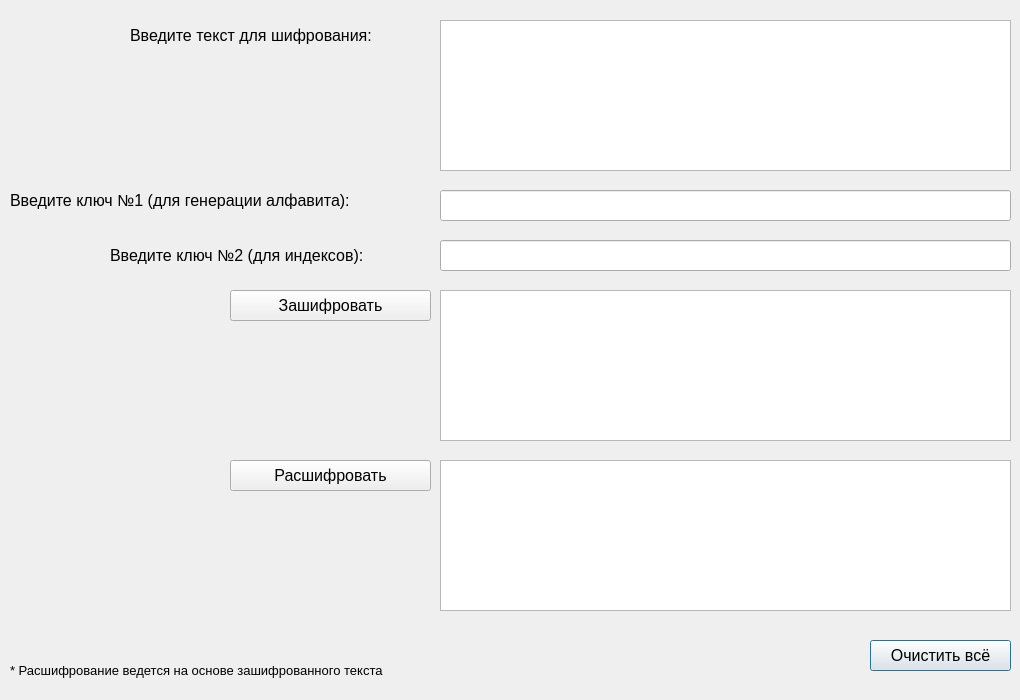
<?xml version="1.0" encoding="UTF-8"?>
<ui version="4.0">
 <class>Dialog8</class>
 <widget class="QDialog" name="Dialog8">
  <property name="geometry">
   <rect>
    <x>0</x>
    <y>0</y>
    <width>1020</width>
    <height>700</height>
   </rect>
  </property>
  <property name="minimumSize">
   <size>
    <width>1020</width>
    <height>700</height>
   </size>
  </property>
  <property name="maximumSize">
   <size>
    <width>1020</width>
    <height>700</height>
   </size>
  </property>
  <property name="windowTitle">
   <string>Диск Альберти</string>
  </property>
  <widget class="QLabel" name="label_2">
   <property name="geometry">
    <rect>
     <x>130</x>
     <y>20</y>
     <width>301</width>
     <height>31</height>
    </rect>
   </property>
   <property name="font">
    <font>
     <family>Arial</family>
     <pointsize>12</pointsize>
    </font>
   </property>
   <property name="text">
    <string>Введите текст для шифрования:</string>
   </property>
  </widget>
  <widget class="QPushButton" name="but_clear">
   <property name="geometry">
    <rect>
     <x>870</x>
     <y>640</y>
     <width>141</width>
     <height>31</height>
    </rect>
   </property>
   <property name="font">
    <font>
     <family>Arial</family>
     <pointsize>12</pointsize>
    </font>
   </property>
   <property name="text">
    <string>Очистить всё</string>
   </property>
  </widget>
  <widget class="QLabel" name="label_3">
   <property name="geometry">
    <rect>
     <x>10</x>
     <y>650</y>
     <width>481</width>
     <height>41</height>
    </rect>
   </property>
   <property name="font">
    <font>
     <family>Arial</family>
     <pointsize>10</pointsize>
    </font>
   </property>
   <property name="text">
    <string>* Расшифрование ведется на основе зашифрованного текста</string>
   </property>
  </widget>
  <widget class="QPushButton" name="but_encr">
   <property name="geometry">
    <rect>
     <x>230</x>
     <y>290</y>
     <width>201</width>
     <height>31</height>
    </rect>
   </property>
   <property name="font">
    <font>
     <family>Arial</family>
     <pointsize>12</pointsize>
    </font>
   </property>
   <property name="text">
    <string>Зашифровать</string>
   </property>
  </widget>
  <widget class="QTextEdit" name="rez_encr">
   <property name="geometry">
    <rect>
     <x>440</x>
     <y>290</y>
     <width>571</width>
     <height>151</height>
    </rect>
   </property>
   <property name="font">
    <font>
     <family>Arial</family>
     <pointsize>12</pointsize>
    </font>
   </property>
   <property name="readOnly">
    <bool>true</bool>
   </property>
  </widget>
  <widget class="QTextEdit" name="rez_decr">
   <property name="geometry">
    <rect>
     <x>440</x>
     <y>460</y>
     <width>571</width>
     <height>151</height>
    </rect>
   </property>
   <property name="font">
    <font>
     <family>Arial</family>
     <pointsize>12</pointsize>
    </font>
   </property>
   <property name="readOnly">
    <bool>true</bool>
   </property>
  </widget>
  <widget class="QPushButton" name="but_decr">
   <property name="geometry">
    <rect>
     <x>230</x>
     <y>460</y>
     <width>201</width>
     <height>31</height>
    </rect>
   </property>
   <property name="font">
    <font>
     <family>Arial</family>
     <pointsize>12</pointsize>
    </font>
   </property>
   <property name="text">
    <string>Расшифровать</string>
   </property>
  </widget>
  <widget class="QTextEdit" name="slova">
   <property name="geometry">
    <rect>
     <x>440</x>
     <y>20</y>
     <width>571</width>
     <height>151</height>
    </rect>
   </property>
   <property name="font">
    <font>
     <family>Arial</family>
     <pointsize>12</pointsize>
    </font>
   </property>
  </widget>
  <widget class="QLineEdit" name="key">
   <property name="geometry">
    <rect>
     <x>440</x>
     <y>190</y>
     <width>571</width>
     <height>31</height>
    </rect>
   </property>
   <property name="font">
    <font>
     <family>Arial</family>
     <pointsize>12</pointsize>
    </font>
   </property>
  </widget>
  <widget class="QLabel" name="label">
   <property name="geometry">
    <rect>
     <x>10</x>
     <y>180</y>
     <width>421</width>
     <height>41</height>
    </rect>
   </property>
   <property name="font">
    <font>
     <family>Arial</family>
     <pointsize>12</pointsize>
    </font>
   </property>
   <property name="text">
    <string>Введите ключ №1 (для генерации алфавита):</string>
   </property>
  </widget>
  <widget class="QLabel" name="label_4">
   <property name="geometry">
    <rect>
     <x>110</x>
     <y>240</y>
     <width>321</width>
     <height>31</height>
    </rect>
   </property>
   <property name="font">
    <font>
     <family>Arial</family>
     <pointsize>12</pointsize>
    </font>
   </property>
   <property name="text">
    <string>Введите ключ №2 (для индексов):</string>
   </property>
  </widget>
  <widget class="QLineEdit" name="key_2">
   <property name="geometry">
    <rect>
     <x>440</x>
     <y>240</y>
     <width>571</width>
     <height>31</height>
    </rect>
   </property>
   <property name="font">
    <font>
     <family>Arial</family>
     <pointsize>12</pointsize>
    </font>
   </property>
  </widget>
 </widget>
 <resources/>
 <connections/>
</ui>
